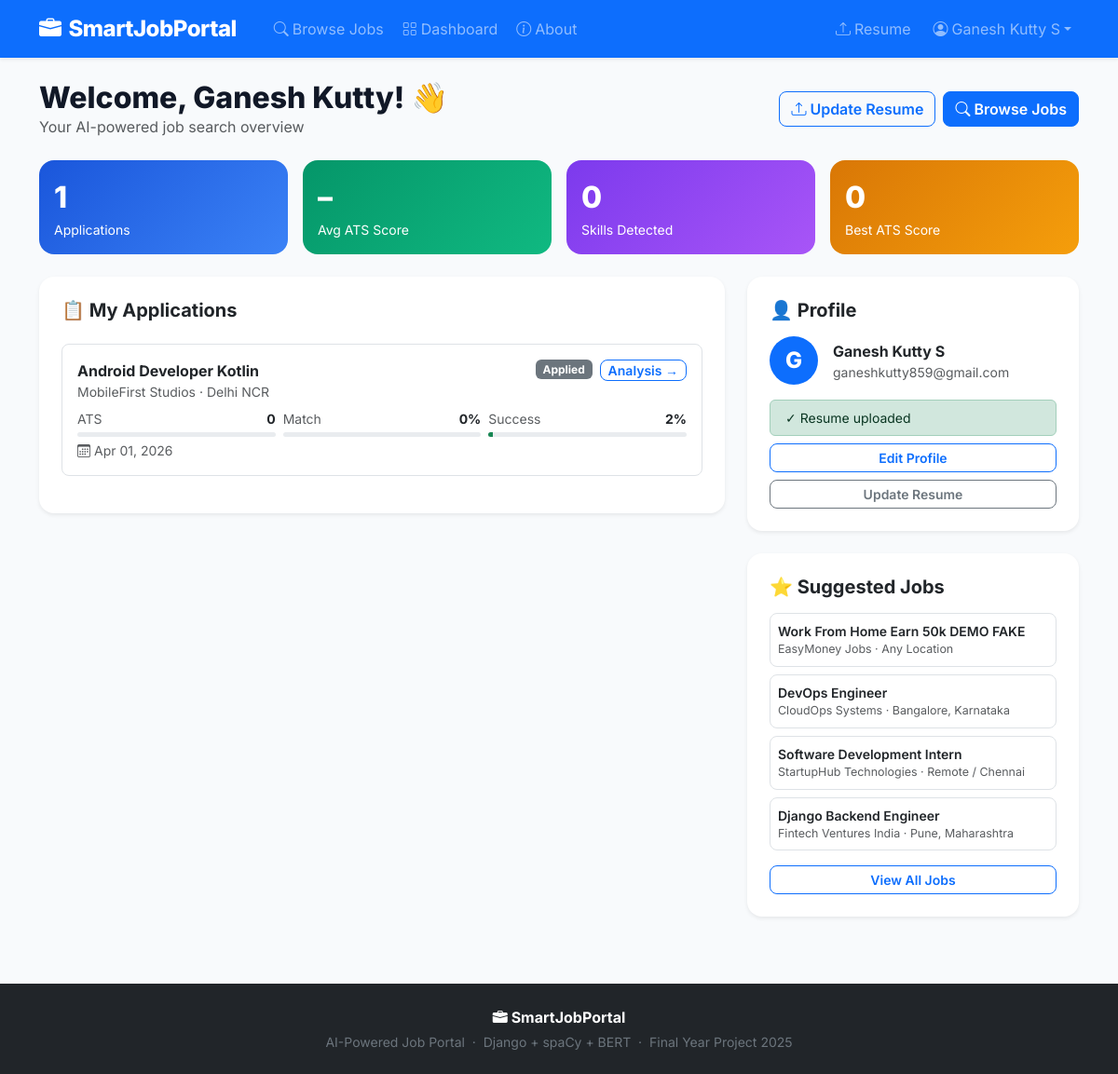
The app's page /dashboard/ (signed in) with its own data.
### jobportal/models.py (models this page shows, shortened)
class AnalysisResult(models.Model):
    application         = models.OneToOneField(Application, on_delete=models.CASCADE, related_name='analysis')
    ats_score           = models.FloatField(default=0.0)
    match_percentage    = models.FloatField(default=0.0)
    skill_match_score   = models.FloatField(default=0.0)
    semantic_similarity = models.FloatField(default=0.0)
    keyword_density     = models.FloatField(default=0.0)
    matched_skills      = models.TextField(blank=True)
    missing_skills      = models.TextField(blank=True)
    suggestions         = models.TextField(blank=True)
    success_probability = models.FloatField(default=0.0)
    success_level       = models.CharField(max_length=10, default='Low')
    success_explanation = models.TextField(blank=True)
    fake_probability    = models.FloatField(default=0.0)
    fake_reasons        = models.TextField(blank=True)
    analyzed_at         = models.DateTimeField(auto_now_add=True)

class Application(models.Model):
    STATUS = [
        ('applied','Applied'), ('under_review','Under Review'),
        ('shortlisted','Shortlisted'), ('rejected','Rejected'), ('hired','Hired'),
    ]
    applicant    = models.ForeignKey(User, on_delete=models.CASCADE, related_name='applications')
    job          = models.ForeignKey(Job, on_delete=models.CASCADE, related_name='applications')
    cover_letter = models.TextField(blank=True)
    status       = models.CharField(max_length=20, choices=STATUS, default='applied')
    applied_at   = models.DateTimeField(auto_now_add=True)
    class Meta:
        unique_together = ('applicant', 'job')

class Job(models.Model):
    EMPLOYMENT_TYPES = [
        ('full_time','Full Time'), ('part_time','Part Time'),
        ('internship','Internship'), ('contract','Contract'), ('remote','Remote'),
    ]
    title               = models.CharField(max_length=200)
    company             = models.CharField(max_length=200)
    company_email       = models.EmailField()
    company_website     = models.URLField(blank=True)
    location            = models.CharField(max_length=100)
    employment_type     = models.CharField(max_length=20, choices=EMPLOYMENT_TYPES, default='full_time')
    description         = models.TextField()
    requirements        = models.TextField(blank=True)
    skills_required     = models.TextField()
    experience_required = models.CharField(max_length=50, default='0-1 years')
    salary_min          = models.PositiveIntegerField(default=0)
    salary_max          = models.PositiveIntegerField(default=0)
    posted_by           = models.ForeignKey(User, on_delete=models.CASCADE, related_name='posted_jobs')
    is_active           = models.BooleanField(default=True)
    posted_at           = models.DateTimeField(auto_now_add=True)
    deadline            = models.DateField(null=True, blank=True)
    fake_probability    = models.FloatField(default=0.0)
    fake_reasons        = models.TextField(blank=True)
    class Meta:
        ordering = ['-posted_at']

### jobportal/views.py (the view)
# urls.py: path('dashboard/',                     views.dashboard,       name='dashboard'),
@login_required
def dashboard(request):
    prof, _ = UserProfile.objects.get_or_create(user=request.user)
    apps = Application.objects.filter(
        applicant=request.user).select_related('job','analysis').order_by('-applied_at')
    total = apps.count(); avg_ats = 0; best = None
    if total:
        analyses = AnalysisResult.objects.filter(application__applicant=request.user)
        if analyses.exists():
            avg_ats = sum(a.ats_score for a in analyses)/analyses.count()
            best    = analyses.order_by('-ats_score').first()
    suggested = Job.objects.filter(is_active=True).exclude(
        id__in=apps.values_list('job_id',flat=True)).order_by('-posted_at')[:4]
    return render(request,'jobportal/dashboard.html',{
        'profile':prof,'applications':apps,'total_applied':total,
        'avg_ats':round(avg_ats,1),'best_match':best,'suggested_jobs':suggested,
    })

### templates/jobportal/dashboard.html (shortened to what this page needs)
{% extends 'base.html' %}{% block title %}Dashboard – SmartJobPortal{% endblock %}
{% block content %}
<div class="container py-4">
  <div class="d-flex justify-content-between align-items-center mb-4 flex-wrap gap-2">
    <div><h2 class="fw-800 mb-0">Welcome, {{ user.first_name|default:user.username }}! 👋</h2><p class="text-muted mb-0">Your AI-powered job search overview</p></div>
    <div class="d-flex gap-2">
      <a href="{% url 'upload_resume' %}" class="btn btn-outline-primary rounded-3"><i class="bi bi-upload me-1"></i>Update Resume</a>
      <a href="{% url 'job_list' %}" class="btn btn-primary rounded-3"><i class="bi bi-search me-1"></i>Browse Jobs</a>
    </div>
  </div>
  <div class="row g-3 mb-4">
    <div class="col-6 col-md-3"><div class="card border-0 text-white rounded-4 p-3" style="background:linear-gradient(135deg,#1a56db,#3b82f6)"><div style="font-size:2rem;font-weight:800">{{ total_applied }}</div><div class="small opacity-85">Applications</div></div></div>
    <div class="col-6 col-md-3"><div class="card border-0 text-white rounded-4 p-3" style="background:linear-gradient(135deg,#059669,#10b981)"><div style="font-size:2rem;font-weight:800">{{ avg_ats|default:"–" }}</div><div class="small opacity-85">Avg ATS Score</div></div></div>
    <div class="col-6 col-md-3"><div class="card border-0 text-white rounded-4 p-3" style="background:linear-gradient(135deg,#7c3aed,#a855f7)"><div style="font-size:2rem;font-weight:800">{% if profile.skills %}{{ profile.skills.split|length }}{% else %}0{% endif %}</div><div class="small opacity-85">Skills Detected</div></div></div>
    <div class="col-6 col-md-3"><div class="card border-0 text-white rounded-4 p-3" style="background:linear-gradient(135deg,#d97706,#f59e0b)"><div style="font-size:2rem;font-weight:800">{% if best_match %}{{ best_match.ats_score|floatformat:0 }}{% else %}–{% endif %}</div><div class="small opacity-85">Best ATS Score</div></div></div>
  </div>
  <div class="row g-4">
    <div class="col-lg-8">
      <div class="card border-0 shadow-sm rounded-4 p-4">
        <h5 class="fw-700 mb-4">📋 My Applications</h5>
        {% for app in applications %}
        <div class="border rounded-3 p-3 mb-3">
          <div class="d-flex justify-content-between flex-wrap gap-2 mb-2">
            <div><div class="fw-700">{{ app.job.title }}</div><div class="text-muted small">{{ app.job.company }} · {{ app.job.location }}</div></div>
            <div class="d-flex gap-2 align-items-start flex-wrap">
              <span class="badge {% if app.status == 'shortlisted' %}bg-success{% elif app.status == 'rejected' %}bg-danger{% elif app.status == 'hired' %}bg-primary{% else %}bg-secondary{% endif %}">{{ app.get_status_display }}</span>
              {% if app.analysis %}<a href="{% url 'analysis_result' app.id %}" class="btn btn-sm btn-outline-primary py-0 rounded-3">Analysis →</a>{% endif %}
            </div>
          </div>
          {% if app.analysis %}
          <div class="row g-2 small">
            <div class="col-4"><div class="d-flex justify-content-between mb-1"><span class="text-muted">ATS</span><strong>{{ app.analysis.ats_score|floatformat:0 }}</strong></div><div class="progress" style="height:5px"></div></div>
            <div class="col-4"><div class="d-flex justify-content-between mb-1"><span class="text-muted">Match</span><strong>{{ app.analysis.match_percentage|floatformat:0 }}%</strong></div><div class="progress" style="height:5px"><div class="progress-bar bg-primary" style="width:{{ app.analysis.match_percentage }}%"></div></div></div>
            <div class="col-4"><div class="d-flex justify-content-between mb-1"><span class="text-muted">Success</span><strong>{{ app.analysis.success_probability|floatformat:0 }}%</strong></div><div class="progress" style="height:5px"><div class="progress-bar bg-success" style="width:{{ app.analysis.success_probability }}%"></div></div></div>
          </div>
          {% endif %}
          <div class="text-muted small mt-1"><i class="bi bi-calendar3 me-1"></i>{{ app.applied_at|date:"M d, Y" }}</div>
        </div>
        {% empty %}
        <div class="text-center py-5"><div class="display-3 text-muted opacity-25 mb-3">💼</div><h5 class="text-muted">No applications yet</h5><a href="{% url 'job_list' %}" class="btn btn-primary rounded-3 mt-2">Browse Jobs</a></div>
        {% endfor %}
      </div>
    </div>
    <div class="col-lg-4">
      <div class="card border-0 shadow-sm rounded-4 p-4 mb-4">
        <h5 class="fw-700 mb-3">👤 Profile</h5>
        <div class="d-flex gap-3 align-items-center mb-3">
          <div class="rounded-circle bg-primary text-white d-flex align-items-center justify-content-center fw-800 fs-4 flex-shrink-0" style="width:52px;height:52px">{{ user.first_name.0|default:user.username.0|upper }}</div>
          <div><div class="fw-700">{{ user.get_full_name|default:user.username }}</div><div class="text-muted small">{{ user.email }}</div></div>
        </div>
        {% if profile.resume %}<div class="alert alert-success py-2 small mb-2">✓ Resume uploaded</div>{% endif %}
        <div class="d-grid gap-2">
          <a href="{% url 'profile' %}" class="btn btn-outline-primary btn-sm rounded-3">Edit Profile</a>
          <a href="{% url 'upload_resume' %}" class="btn btn-outline-secondary btn-sm rounded-3">Update Resume</a>
        </div>
      </div>
      {% if suggested_jobs %}
      <div class="card border-0 shadow-sm rounded-4 p-4">
        <h5 class="fw-700 mb-3">⭐ Suggested Jobs</h5>
        {% for job in suggested_jobs %}
        <a href="{% url 'job_detail' job.id %}" class="text-decoration-none">
          <div class="border rounded-3 p-2 mb-2" style="transition:all .2s" onmouseover="this.style.borderColor='#1a56db'" onmouseout="this.style.borderColor=''">
            <div class="fw-600 small text-dark">{{ job.title }}</div>
            <div class="text-muted" style="font-size:.78rem">{{ job.company }} · {{ job.location }}</div>
          </div>
        </a>
        {% endfor %}
        <a href="{% url 'job_list' %}" class="btn btn-outline-primary w-100 btn-sm rounded-3 mt-2">View All Jobs</a>
      </div>
      {% endif %}
    </div>
  </div>
</div>
{% endblock %}

### templates/base.html (shortened to what this page needs)
{% load static %}
<!DOCTYPE html>
<html lang="en">
<head>
<link href="https://cdn.jsdelivr.net/npm/bootstrap@5.3.2/dist/css/bootstrap.min.css" rel="stylesheet">
<link href="https://cdn.jsdelivr.net/npm/bootstrap-icons@1.11.3/font/bootstrap-icons.css" rel="stylesheet">
<link rel="stylesheet" href="{% static 'css/main.css' %}">
</head>
<body>
<nav class="navbar navbar-expand-lg navbar-dark bg-primary sticky-top shadow-sm">
  <div class="container">
    <a class="navbar-brand fw-800 fs-4" href="{% url 'home' %}"><i class="bi bi-briefcase-fill me-2"></i>SmartJobPortal</a>
    <div class="collapse navbar-collapse" id="nav">
      <ul class="navbar-nav me-auto ms-3 gap-1">
        <li class="nav-item"><a class="nav-link" href="{% url 'job_list' %}"><i class="bi bi-search me-1"></i>Browse Jobs</a></li>
        {% if user.is_authenticated %}<li class="nav-item"><a class="nav-link" href="{% url 'dashboard' %}"><i class="bi bi-grid me-1"></i>Dashboard</a></li>{% endif %}
        <li class="nav-item"><a class="nav-link" href="{% url 'about' %}"><i class="bi bi-info-circle me-1"></i>About</a></li>
      </ul>
      <ul class="navbar-nav gap-2 align-items-center">
        {% if user.is_authenticated %}
        <li class="nav-item"><a class="nav-link" href="{% url 'upload_resume' %}"><i class="bi bi-upload me-1"></i>Resume</a></li>
        <li class="nav-item dropdown">
          <a class="nav-link dropdown-toggle" href="#" data-bs-toggle="dropdown"><i class="bi bi-person-circle me-1"></i>{{ user.get_full_name|default:user.username }}</a>
        </li>
        {% else %}
        <li class="nav-item"><a class="nav-link" href="{% url 'login' %}">Login</a></li>
        <li class="nav-item"><a class="btn btn-light text-primary fw-600 px-3 py-1 rounded-pill" href="{% url 'register' %}">Sign Up Free</a></li>
        {% endif %}
      </ul>
    </div>
  </div>
</nav>
<main>{% block content %}{% endblock %}</main>
<footer class="bg-dark text-secondary py-4 mt-5">
  <div class="container text-center">
    <p class="mb-1 fw-700 text-white"><i class="bi bi-briefcase-fill me-1"></i>SmartJobPortal</p>
    <p class="small mb-0">AI-Powered Job Portal &nbsp;·&nbsp; Django + spaCy + BERT &nbsp;·&nbsp; Final Year Project 2025</p>
  </div>
</footer>
</body></html>

### static/css/main.css (style rules this page uses)
body { font-family: 'Inter', sans-serif; background: #f8fafc; color: #111827; }
.fw-600 { font-weight: 600 !important; }
.fw-700 { font-weight: 700 !important; }
.fw-800 { font-weight: 800 !important; }
.btn { font-weight: 600; }
.navbar-brand { letter-spacing: -.5px; }

### records on screen
AnalysisResult: ats_score "0"
Application: job "Android Developer Kotlin", job.company "MobileFirst Studios", job.location "Delhi NCR", status "Applied", shows "Analysis →", analysis.ats_score "0", analysis.match_percentage "0", analysis.success_probability "2", applied_at "Apr 01, 2026"
Job: title "Work From Home Earn 50k DEMO FAKE", company "EasyMoney Jobs", location "Any Location"
Job: title "DevOps Engineer", company "CloudOps Systems", location "Bangalore, Karnataka"
Job: title "Software Development Intern", company "StartupHub Technologies", location "Remote / Chennai"
Job: title "Django Backend Engineer", company "Fintech Ventures India", location "Pune, Maharashtra"

### other values on screen
{{ user.get_full_name|default:user.username }} "Ganesh Kutty S"
{{ user.first_name|default:user.username }} "Ganesh Kutty"
{{ total_applied }} "1"
{{ avg_ats|default:"–" }} "–"
{{ user.first_name.0|default:user.username.0|upper }} "G"
{{ user.email }} "ganeshkutty859@gmail.com"
